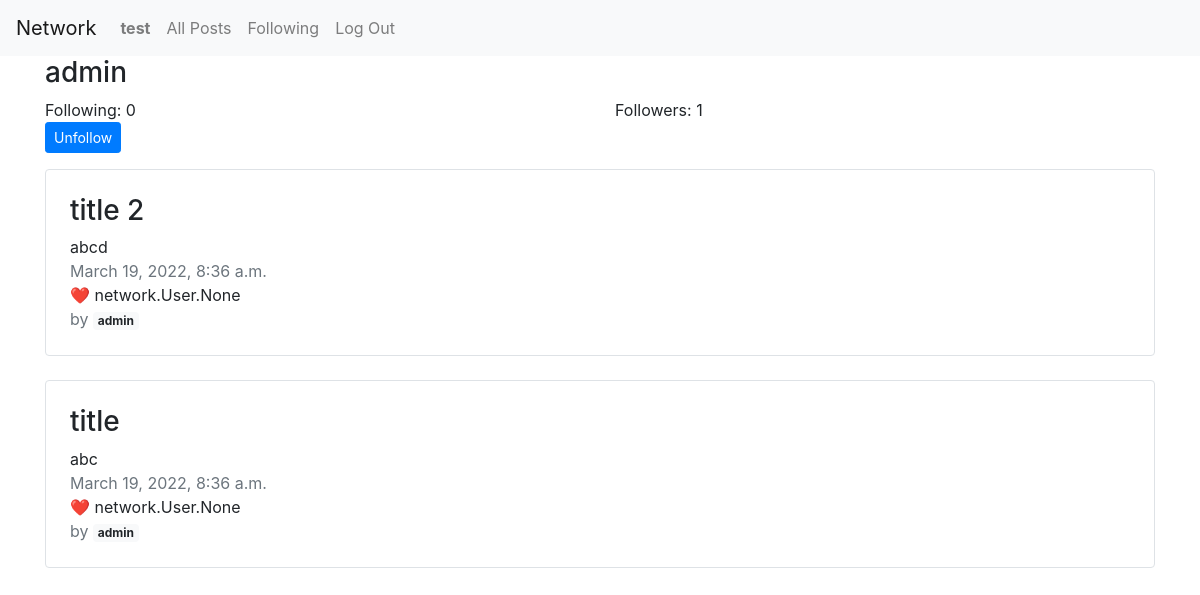
Before: /u/admin (signed in) with the older database file.
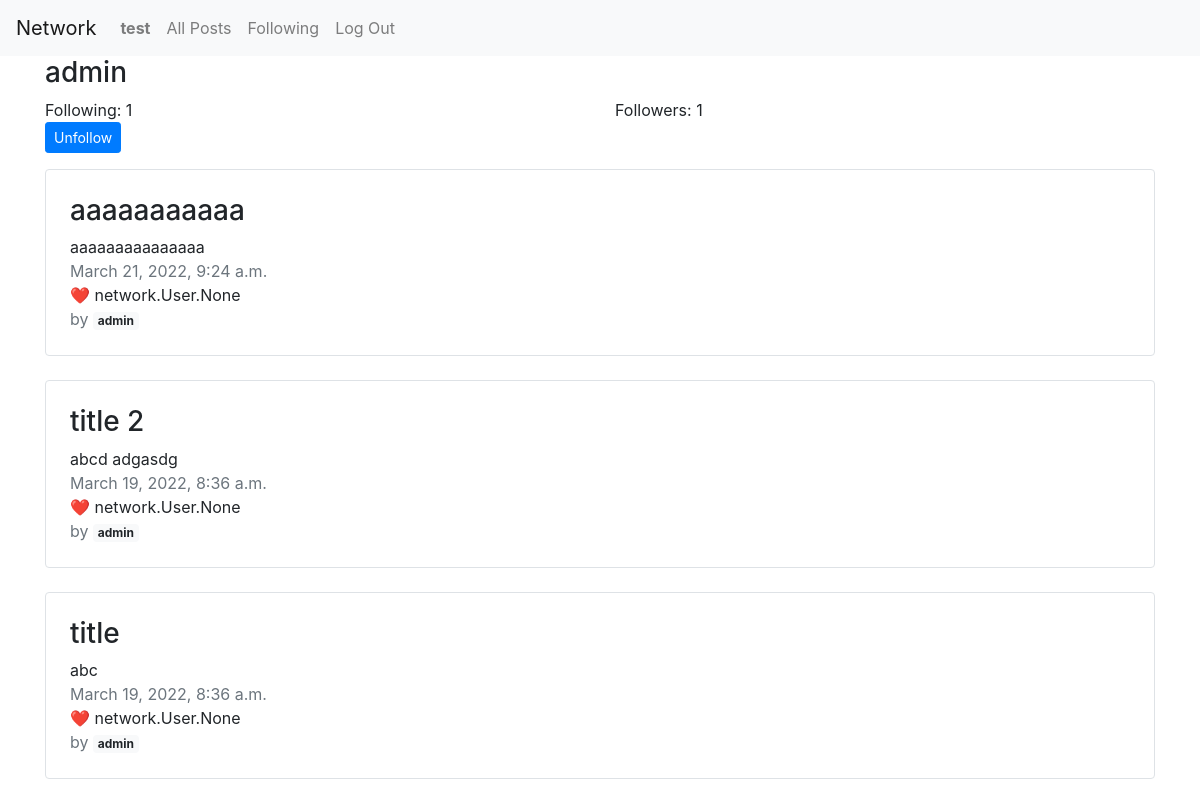
After: the same page with the newer database file.
### network/models.py (models this page shows, shortened)
class Post(models.Model):
    id = models.AutoField(primary_key=True)
    user = models.ForeignKey(User, on_delete=models.CASCADE)
    title = models.CharField(max_length=100)
    content = models.TextField()
    created_at = models.DateTimeField(auto_now_add=True)
    updated_at = models.DateTimeField(auto_now=True)
    class Meta:
        ordering = ['-created_at']

class User(AbstractUser):
    username = models.CharField(max_length=30, unique=True, primary_key=True)
    following = models.ManyToManyField(
        'self', related_name='followers', symmetrical=False)
    likes = models.ManyToManyField('Post', related_name='likes')

### network/views.py (the view)
# urls.py: path("u/<str:username>", views.user, name="user"),
def user(request, username):
    user = User.objects.get(username=username)
    isFollowing = False
    if request.user.following.filter(username=username).exists():
        isFollowing = True
    return render(request, "network/user.html", {
        "username": username,
        "posts": Post.objects.filter(user=user),
        "following": user.following.all(),
        "followers": user.followers.all(),
        "isFollowing": isFollowing
    })

### network/templates/network/user.html (shortened to what this page needs)
{% extends "network/layout.html" %} {% block body %}
<div class="container">
	<h3>{{username}}</h3>
	<div class="row">
		<div class="col">Following: {{following|length}}</div>
		<div class="col">Followers: {{followers|length}}</div>
	</div>
	{% if user.username != username %}
	<form action="{% url 'follow' username %}" method="post">
		<button class="btn btn-primary btn-sm mb-3" type="submit">
			{% if isFollowing %}Unfollow{% else %}Follow{% endif %}
		</button>
	</form>
	{% endif %} {% for post in posts %}
	<div class="border rounded p-4 mb-4">
		<h3>{{post.title}}</h3>
		<div>{{post.content}}</div>
		<div class="text-muted">{{post.created_at}}</div>
		<div>❤️ {{post.likes}}</div>
		<div class="text-muted">
			by <span class="badge badge-light">{{post.user.username}}</span>
		</div>
	</div>
	{% endfor %}
</div>
{% endblock %}

Changed rows visible on the page:
added Post: title "aaaaaaaaaaa", content "aaaaaaaaaaaaaaa", created_at "March 21, 2022, 9:24 a.m.", likes "network.User.None", user.username "admin"
changed Post "title 2": content "abcd" → "abcd adgasdg"
Other visible differences:
{{ following|length }}: "0" → "1"
